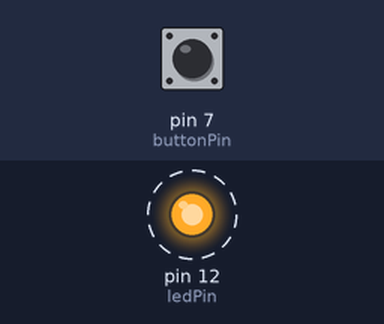
This sketch was run on a simulated Arduino Uno, built with avr-gcc and run on an emulated ATmega328P. Shown: output pins drawn as LEDs (lit = HIGH). Dashed ring = blinking. Inputs (shaded band) come from the test bench; at power-on: pin 7 (buttonPin) LOW.

Above: at 0.5 s.
Timing chart, 0 to 4.6 s (numbered marks = the images above):
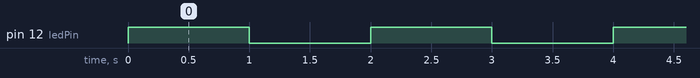

The sketch:

fadeblink_with_button.ino
```cpp
int ledPin = 12;
int brightness = 0;
int fade = 4;
int buttonPin = 7;

void setup() {
  pinMode(ledPin, OUTPUT);
  pinMode(buttonPin, INPUT);

}

void loop() {

  if(digitalRead(buttonPin) == HIGH){
    analogWrite(ledPin, brightness);
    brightness += fade;

    if(brightness <= 0 || brightness >= 255){
      fade = -fade;
    }
    delay(20);
  }
  else if(digitalRead(buttonPin) == LOW){
    digitalWrite(ledPin, HIGH);
    delay(1000);
    digitalWrite(ledPin, LOW);
    delay(1000);
  }

}
```

Measured:
- by itself, pin 12 (ledPin): alternates HIGH for 1.0 s and LOW for 1.0 s
